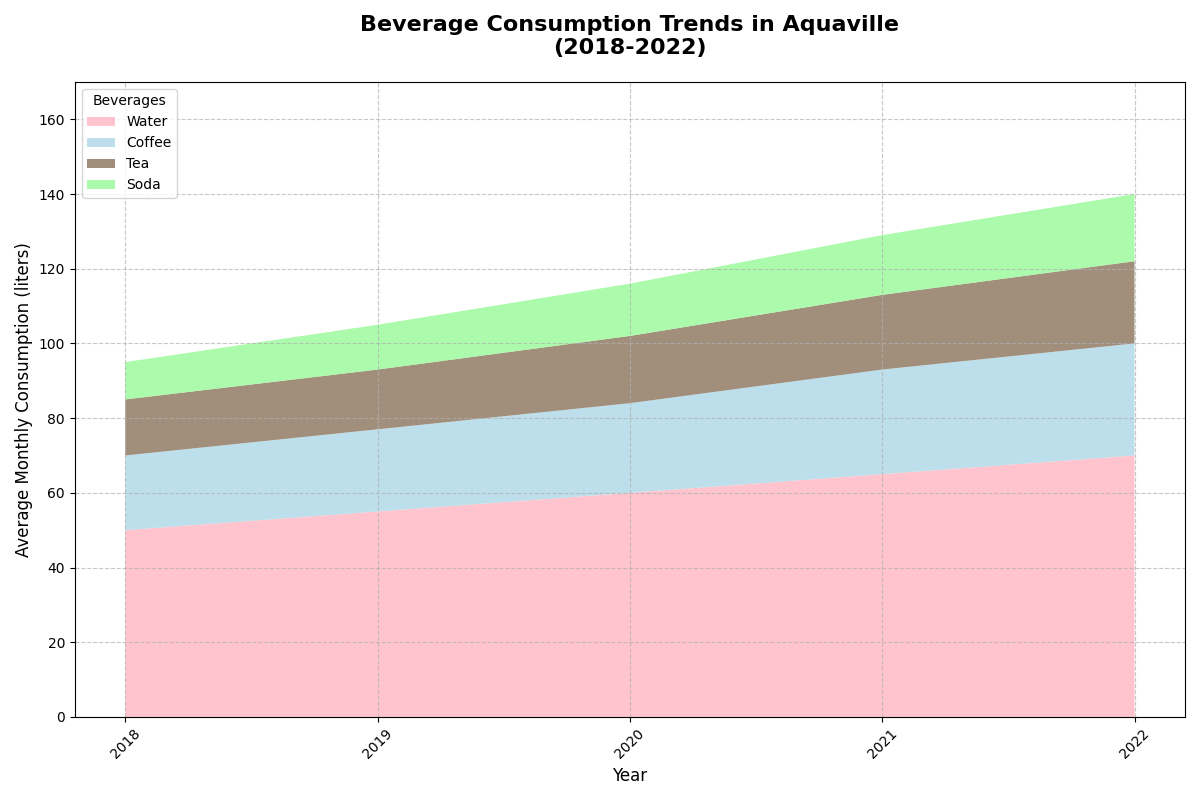

Write Python code to recreate this figure.
import matplotlib.pyplot as plt
import numpy as np

years = np.arange(2018, 2023)

water = np.array([50, 55, 60, 65, 70])
coffee = np.array([20, 22, 24, 28, 30])
tea = np.array([15, 16, 18, 20, 22])
soda = np.array([10, 12, 14, 16, 18])

data = np.vstack([water, coffee, tea, soda])

fig, ax = plt.subplots(figsize=(12, 8))

# Manually shuffled the colors for each data group
ax.stackplot(years, data, labels=['Water', 'Coffee', 'Tea', 'Soda'],
             colors=['#ffb6c1', '#add8e6', '#8a735b', '#98fb98'], alpha=0.8)

ax.set_title('Beverage Consumption Trends in Aquaville\n(2018-2022)', fontsize=16, fontweight='bold', pad=20)
ax.set_xlabel('Year', fontsize=12)
ax.set_ylabel('Average Monthly Consumption (liters)', fontsize=12)
ax.set_xticks(years)
ax.set_yticks(np.arange(0, 201, 20))
ax.set_ylim(0, 170)

ax.legend(loc='upper left', fontsize=10, title='Beverages')
ax.grid(axis='x', linestyle='--', alpha=0.7)
ax.grid(axis='y', linestyle='--', alpha=0.7)
plt.xticks(rotation=45)
plt.tight_layout()
plt.show()
